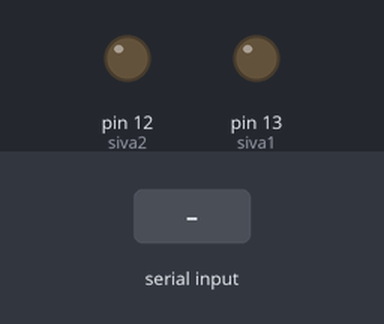
Recording of a sketch running on a simulated Arduino Uno, built with avr-gcc and run on an emulated ATmega328P. On the bench: output pins drawn as LEDs (lit = HIGH). The test bench sets the inputs (shaded band).

Above: at 1.2 s.
1.3 s: "1" received over Serial
At 2.5 s:
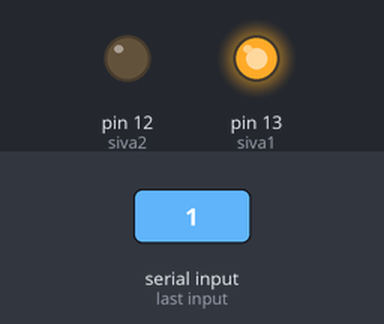
2.8 s: "3" received over Serial
At 3.6 s:
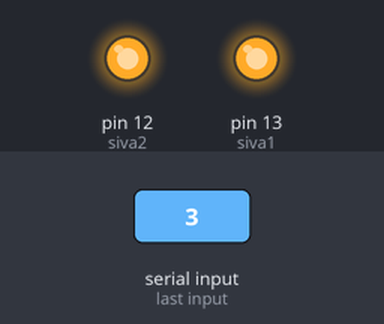
4.3 s: "2" received over Serial
At 4.8 s:
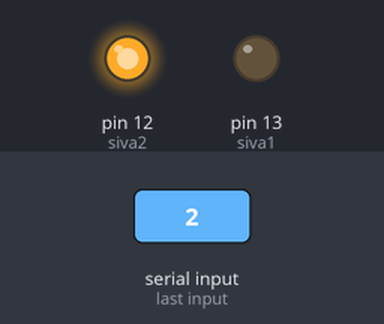
5.8 s: "4" received over Serial
At 7.1 s:
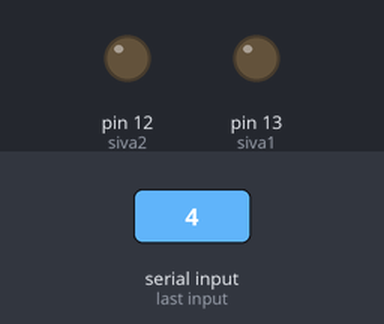
Timing chart, 0 to 8.3 s (numbered marks = the images above; inputs shaded):
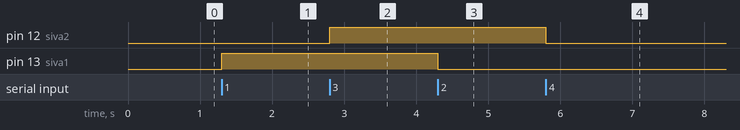

The sketch:

relay_serial_switch.ino
```cpp
int siva1 = 13;
int siva2 = 12;
int val = 0;

void setup()
{
  Serial.begin (9600);
  pinMode(siva1, OUTPUT);
  pinMode(siva2, OUTPUT);
}

void loop()
{
  if(Serial.available() > 0)
  {
    val = Serial.read();
  {
  if(val == '1')
  {
  digitalWrite(siva1, HIGH);
  }
  else if(val == '2')
  {
  digitalWrite(siva1, LOW);
  }

  if(val == '3')
  {
    digitalWrite(siva2, HIGH);
  }
  else if(val == '4')
  {
  digitalWrite(siva2, LOW);
  }
  }
  }
}
```

Measured:
- after the input at 1.3 s, pin 13 (siva1): LOW → HIGH at once
- after the input at 2.8 s, pin 12 (siva2): LOW → HIGH at once
- after the input at 4.3 s, pin 13 (siva1): HIGH → LOW at once
- after the input at 5.8 s, pin 12 (siva2): HIGH → LOW at once
